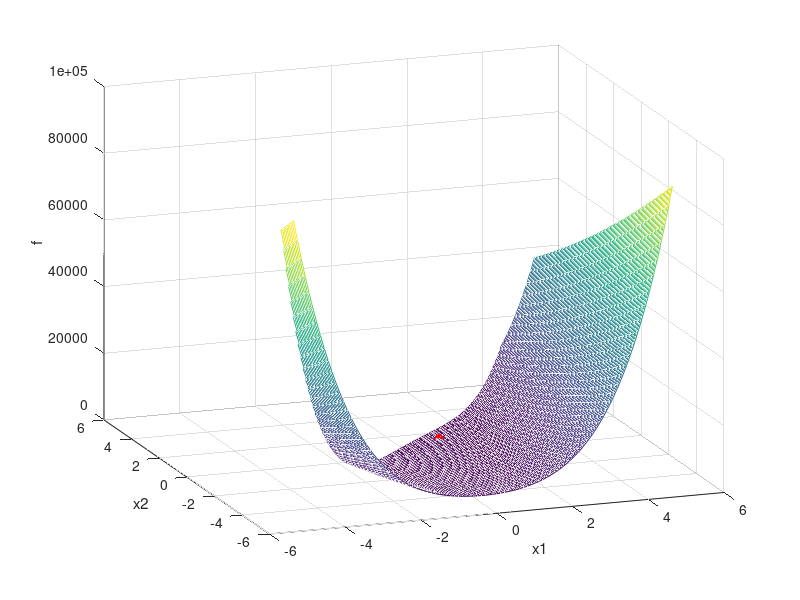

Recreate this plot in MATLAB.
%Finn Haugen (finn@techteach.no)
%21.2 2018
%----------------------------------------------------------
disp('-------------------')
disp('Grid search method to solve an')
disp('optimization problem:')
disp('min_x f(x)')
disp('s.t.')
disp('model: f=100*(x2-x1^2)^2+(1-x1)^2')
%disp('params: p1 = 1, p2 = 2, p3 = 3')
disp('constraints:')
disp('-5 <= x1 <= 5')
disp('-5 <= x2 <= 5')
disp('x2 >= x1+1')
%----------------------------------------------------------
clear all 
close all 
format compact

%Model parameters:
%p1 = 1;
%p2 = 2;
%p3 = 3;
%Initialization:
x1_min=-5;x1_max=5;N_x1=100;
x1_array=linspace(x1_min,x1_max,N_x1);

x2_min=-5;x2_max=5;N_x2=100;
x2_array=linspace(x2_min,x2_max,N_x2);

f_min=inf;
x1_opt=-1.9; %initial guess
x2_opt=2; %initial guess

tic;

for k_x1=1:length(x1_array)
    x1=x1_array(k_x1);

    for k_x2=1:length(x2_array)
        x2=x2_array(k_x2);

        %Objective function:
        f=100*(x2-x1^2)^2+(1-x1)^2; %the Rosenbrock funtion

         %Constraint:
         if x2 >= x1+1,
              f=inf;
         end

        %Improving the previous solution:
         if f <= f_min,
             f_min=f;
             x1_opt=x1;
             x2_opt=x2;
         end

         %Storing objective function values for later plotting:
         f_matrix(k_x1,k_x2)=f;

    end
end

%--------------------------------------------------
%Finding the optimal solution:

disp('-------------------')
disp('Optimal solution:')

f_min
x1_opt
x2_opt

%--------------------------------------------------
%Calculation of execution times:

disp('-------------------')
disp('Execution times of running the nested for-loops:')

dt_elapsed_if=toc
dt_elapsed_per_cycle_if=toc/(N_x1*N_x2)
N_tot=N_x1*N_x2

%--------------------------------------------------
%3D plot of the objective function:

h=figure; %Getting figure handle
fig_posleft=8;fig_posbottom=1.5;fig_width=18;fig_height=16;
fig_pos_size_1=[fig_posleft,fig_posbottom,fig_width,fig_height];

set(gcf,'Units','centimeters','Position',fig_pos_size_1);
figtext='Optim plot';
set(gcf,'Name',figtext,'NumberTitle','on')

mesh(x1_array,x2_array,f_matrix');

azimut=-20;elevation=20;
view(azimut,elevation);
xlabel('x1')
ylabel('x2')
zlabel('f')

%Plotting a vertical line of the optimal solution:
N_line=10;
line_x1=linspace(x1_opt,x1_opt,N_line); 
line_x2=linspace(x2_opt,x2_opt,N_line); 
line_f=linspace(0,f_min,N_line);
point1_f=linspace(f_min,f_min,N_line);
point2_f=linspace(0,0,N_line);

hold on
plot3(line_x1,line_x2,point1_f,'*r',...
    line_x1,line_x2,point2_f,'or',...
    line_x1,line_x2,line_f,'r');
hold off

%Saving the plot as a PDF file:
%saveas(h,'fig1','pdf')

return

%--------------------------------------------------
%Testing the result by applying positive and negative
%perturbations to the optimal solution (not caring about
%the constraints here):
disp('-------------------')
disp('Perturbation test for optimality:')
disp('(The test may fail if optim solution is on a constraint.)')

pert_x1=0
pert_x2=0
x1=x1_optim+pert_x1;
x2=x2_optim+pert_x2;
x1_pert=x1
x2_pert=x2
f_pert=100*(x2-x1^2)^2+(1-x1)^2
f_min
is_constraint_satisfied=(x2 > x1+1)